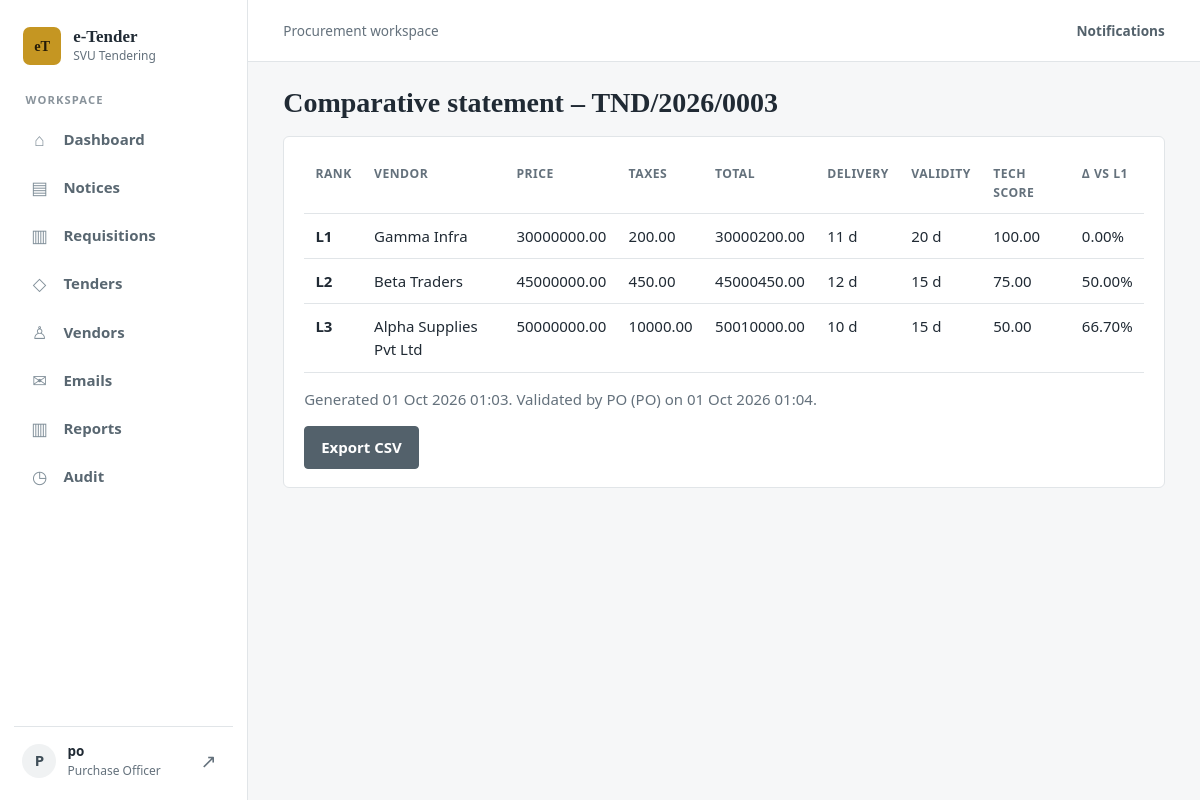
/tenders/3/statement/ (signed in), run on the app's committed database.
### accounts/models.py (models this page shows, shortened)
class User(AbstractUser):
    class Role(models.TextChoices):
        ADMIN = 'ADMIN', 'Admin'
        PO = 'PO', 'Purchase Officer'
        HOD = 'HOD', 'Head of Department'
        TC = 'TC', 'Technical Committee'
        FC = 'FC', 'Finance Committee'
        CFO = 'CFO', 'CFO'
        VENDOR = 'VENDOR', 'Vendor'
    email = models.EmailField(unique=True)
    role = models.CharField(max_length=10, choices=Role.choices, default=Role.VENDOR)
    phone = models.CharField(max_length=30, blank=True)
    email_verified = models.BooleanField(default=False)
    failed_attempts = models.PositiveIntegerField(default=0)
    locked_until = models.DateTimeField(null=True, blank=True)
    INTERNAL_ROLES = ('ADMIN', 'PO', 'HOD', 'TC', 'FC', 'CFO')
    def __str__(self):
        return f'{self.get_full_name() or self.username} ({self.role})'

class Vendor(models.Model):
    class Status(models.TextChoices):
        PENDING = 'PENDING', 'Pending'
        APPROVED = 'APPROVED', 'Approved'
        REJECTED = 'REJECTED', 'Rejected'
        SUSPENDED = 'SUSPENDED', 'Suspended'
        BLACKLISTED = 'BLACKLISTED', 'Blacklisted'
    user = models.OneToOneField(User, on_delete=models.CASCADE, related_name='vendor')
    company_name = models.CharField(max_length=200)
    contact_name = models.CharField(max_length=120)
    phone = models.CharField(max_length=30)
    address = models.TextField()
    tax_id = models.CharField('GST / Tax ID', max_length=40)
    pan = models.CharField('PAN', max_length=20)
    bank_details = models.TextField(blank=True)
    category = models.CharField('Category of supply', max_length=80)
    status = models.CharField(max_length=12, choices=Status.choices, default=Status.PENDING)
    status_reason = models.CharField(max_length=300, blank=True)
    created_at = models.DateTimeField(auto_now_add=True)
    class Meta:
        ordering = ['company_name']
    def __str__(self):
        return self.company_name

### tenders/models.py (models this page shows, shortened)
class Tender(models.Model):
    class Status(models.TextChoices):
        DRAFT = 'DRAFT', 'Draft'
        PUBLISHED = 'PUBLISHED', 'Published'
        BIDDING_OPEN = 'BIDDING_OPEN', 'Bidding open'
        BIDDING_CLOSED = 'BIDDING_CLOSED', 'Bidding closed'
        OPENED = 'OPENED', 'Opened'
        TECHNICAL_REVIEW = 'TECHNICAL_REVIEW', 'Technical review'
        TECHNICAL_APPROVED = 'TECHNICAL_APPROVED', 'Technically approved'
        FINANCE_REVIEW = 'FINANCE_REVIEW', 'Finance review'
        QUOTATION_VALIDATION = 'QUOTATION_VALIDATION', 'Quotation validation'
        CFO_REVIEW = 'CFO_REVIEW', 'CFO review'
        APPROVED = 'APPROVED', 'Approved (award pending)'
        AWARDED = 'AWARDED', 'Awarded'
        CLOSED = 'CLOSED', 'Closed'
        REJECTED = 'REJECTED', 'Rejected'
        SENT_BACK = 'SENT_BACK', 'Sent back'
        CANCELLED = 'CANCELLED', 'Cancelled'
    class Visibility(models.TextChoices):
        OPEN = 'OPEN', 'Open – all approved vendors'
        LIMITED = 'LIMITED', 'Limited – invited vendors only'
    tender_no = models.CharField(max_length=30, blank=True, unique=True)
    notice = models.ForeignKey(Notice, null=True, blank=True, on_delete=models.PROTECT, related_name='tenders')
    title = models.CharField(max_length=250)
    category = models.CharField(max_length=80)
    description = models.TextField('Description / specification')
    quantity = models.DecimalField(max_digits=14, decimal_places=2, default=1)
    unit = models.CharField(max_length=30, default='Nos')
    estimated_value = models.DecimalField(max_digits=16, decimal_places=2)
    currency = models.CharField(max_length=5, default='INR')
    emd_amount = models.DecimalField('EMD / security deposit', max_digits=14, decimal_places=2, default=0)
    eligibility = models.TextField(blank=True)
    terms = models.TextField('Payment & delivery terms / T&C', blank=True)
    evaluation_criteria = models.TextField(blank=True)
    contact_person = models.CharField(max_length=200, blank=True)
    visibility = models.CharField(max_length=8, choices=Visibility.choices, default=Visibility.OPEN)
    bid_start_at = models.DateTimeField()
    bid_end_at = models.DateTimeField()
    opening_at = models.DateTimeField()
    status = models.CharField(max_length=22, choices=Status.choices, default=Status.DRAFT)
    return_stage = models.CharField(max_length=10, blank=True)   # stage that rejected / sent back
    status_reason = models.TextField(blank=True)
    round = models.PositiveIntegerField(default=0)                # increments on each forward
    created_by = models.ForeignKey(User, on_delete=models.PROTECT, related_name='tenders_created')
    opened_by = models.ForeignKey(User, null=True, blank=True, on_delete=models.PROTECT, related_name='+')
    opened_at = models.DateTimeField(null=True, blank=True)
    created_at = models.DateTimeField(auto_now_add=True)
    class Meta:
        ordering = ['-created_at']
    def sync_status(self):
        return self.status

class StatementItem(models.Model):
    statement = models.ForeignKey(ComparativeStatement, on_delete=models.CASCADE, related_name='items')
    bid = models.ForeignKey(Bid, on_delete=models.PROTECT)
    rank = models.PositiveSmallIntegerField()
    price = models.DecimalField(max_digits=16, decimal_places=2)
    taxes = models.DecimalField(max_digits=16, decimal_places=2, default=0)
    delivery_days = models.PositiveIntegerField(default=0)
    validity_days = models.PositiveIntegerField(default=0)
    tech_score = models.DecimalField(max_digits=5, decimal_places=2, null=True, blank=True)
    notes = models.CharField(max_length=300, blank=True)
    class Meta:
        ordering = ['rank']
    @property
    def total(self):
        return self.price + self.taxes
    @property
    def label(self):
        return f'L{self.rank}'
    @property
    def deviation_pct(self):
        l1 = self.statement.items.first()
        if not l1 or not l1.total:
            return 0
        return round((self.total - l1.total) / l1.total * 100, 2)

class Bid(models.Model):
    class Status(models.TextChoices):
        SUBMITTED = 'SUBMITTED', 'Submitted'
        REVISED = 'REVISED', 'Revised'
        WITHDRAWN = 'WITHDRAWN', 'Withdrawn'
        OPENED = 'OPENED', 'Opened'
        TECH_QUALIFIED = 'TECH_QUALIFIED', 'Technically qualified'
        TECH_DISQUALIFIED = 'TECH_DISQUALIFIED', 'Technically disqualified'
        SHORTLISTED = 'SHORTLISTED', 'Shortlisted'
        SELECTED = 'SELECTED', 'Selected'
        NOT_SELECTED = 'NOT_SELECTED', 'Not selected'
    tender = models.ForeignKey(Tender, on_delete=models.CASCADE, related_name='bids')
    vendor = models.ForeignKey(Vendor, on_delete=models.PROTECT, related_name='bids')
    status = models.CharField(max_length=20, choices=Status.choices, default=Status.SUBMITTED)
    current_version = models.PositiveIntegerField(default=0)
    receipt_no = models.CharField(max_length=40, blank=True)
    submitted_at = models.DateTimeField(default=timezone.now)
    class Meta:
        unique_together = ('tender', 'vendor')       # BID-05: one active bid per vendor

class ComparativeStatement(models.Model):
    class Status(models.TextChoices):
        PENDING = 'PENDING', 'Pending validation'
        VALIDATED = 'VALIDATED', 'Validated'
        SUPERSEDED = 'SUPERSEDED', 'Superseded'
    tender = models.ForeignKey(Tender, on_delete=models.CASCADE, related_name='statements')
    generated_at = models.DateTimeField(auto_now_add=True)
    status = models.CharField(max_length=12, choices=Status.choices, default=Status.PENDING)
    fewer_than_three = models.BooleanField(default=False)
    justification = models.TextField(blank=True)
    validated_by = models.ForeignKey(User, null=True, blank=True, on_delete=models.PROTECT)
    validated_at = models.DateTimeField(null=True, blank=True)
    class Meta:
        ordering = ['-generated_at']

### tenders/views.py (the view, shortened to what this page needs)
# urls.py: path('tenders/<int:pk>/statement/', v.statement_view, name='statement'),
@role_required('PO', 'FC', 'CFO', 'ADMIN')
def statement_view(request, pk):
    t = get_tender(request, pk)
    stmt = t.statements.exclude(status='SUPERSEDED').first()
    if not stmt:
        messages.error(request, 'No comparative statement yet.')
        return redirect('tender_detail', pk=pk)
    return render(request, 'tenders/statement.html', {'t': t, 'stmt': stmt})

### templates/tenders/statement.html (shortened to what this page needs)
{% extends 'base.html' %}{% block content %}<h1>Comparative statement – {{ t.tender_no }}</h1>
<div class="card">{% if stmt.fewer_than_three %}<p class="badge warn">Fewer than three qualified bids</p>{% endif %}
<table><tr><th>Rank</th><th>Vendor</th><th>Price</th><th>Taxes</th><th>Total</th><th>Delivery</th><th>Validity</th><th>Tech score</th><th>Δ vs L1</th></tr>
{% for i in stmt.items.all %}<tr><td><b>{{ i.label }}</b></td><td>{{ i.bid.vendor }}</td><td>{{ i.price }}</td><td>{{ i.taxes }}</td><td>{{ i.total }}</td><td>{{ i.delivery_days }} d</td><td>{{ i.validity_days }} d</td><td>{{ i.tech_score|default:"—" }}</td><td>{{ i.deviation_pct }}%</td></tr>{% endfor %}</table>
<p class="mut">Generated {{ stmt.generated_at|date:"d M Y H:i" }}.{% if stmt.validated_at %} Validated by {{ stmt.validated_by }} on {{ stmt.validated_at|date:"d M Y H:i" }}. {{ stmt.justification }}{% endif %}</p>
<a class="btn sec" href="?export=csv">Export CSV</a></div>
{% endblock %}

### templates/base.html (shortened to what this page needs)
<!doctype html>
<html lang="en">
<head>
	{% load static %}<link rel="stylesheet" href="{% static 'css/style.css' %}">
</head>
<body>
{% if user.is_authenticated %}
<div class="app-shell">
	<aside class="sidebar">
		<a class="sidebar-brand" href="/">
			<span class="brand-mark" aria-hidden="true">eT</span>
			<span class="brand-copy"><strong>e-Tender</strong><small>{{ ORG_NAME }}</small></span>
		</a>
		<p class="sidebar-section-label">Workspace</p>
		<nav class="side-nav" aria-label="Main navigation">
			<a class="side-link{% if request.resolver_match.url_name == 'dashboard' %} active{% endif %}" href="{% url 'dashboard' %}"><span class="nav-icon" aria-hidden="true">⌂</span>Dashboard</a>
			<a class="side-link{% if request.resolver_match.url_name == 'notice_list' %} active{% endif %}" href="{% url 'notice_list' %}"><span class="nav-icon" aria-hidden="true">▤</span>Notices</a>
			{% if user.role == 'HOD' or user.role == 'PO' or user.role == 'ADMIN' %}<a class="side-link" href="{% url 'requisition_list' %}"><span class="nav-icon" aria-hidden="true">▥</span>Requisitions</a>{% endif %}
			<a class="side-link" href="{% url 'tender_list' %}"><span class="nav-icon" aria-hidden="true">◇</span>Tenders</a>
			{% if user.role == 'PO' or user.role == 'ADMIN' %}
			<a class="side-link{% if request.resolver_match.url_name == 'vendor_list' %} active{% endif %}" href="{% url 'vendor_list' %}"><span class="nav-icon" aria-hidden="true">♙</span>Vendors</a>
			<a class="side-link{% if request.resolver_match.url_name == 'email_log' %} active{% endif %}" href="{% url 'email_log' %}"><span class="nav-icon" aria-hidden="true">✉</span>Emails</a>
			{% endif %}
			{% if user.role == 'PO' or user.role == 'ADMIN' or user.role == 'CFO' %}
			<a class="side-link{% if request.resolver_match.url_name == 'reports' %} active{% endif %}" href="{% url 'reports' %}"><span class="nav-icon" aria-hidden="true">▥</span>Reports</a>
			{% endif %}
			{% if user.role != 'VENDOR' %}
			<a class="side-link{% if request.resolver_match.url_name == 'audit' %} active{% endif %}" href="{% url 'audit' %}"><span class="nav-icon" aria-hidden="true">◷</span>Audit</a>
			{% endif %}
		</nav>
		<div class="sidebar-spacer"></div>
		<div class="sidebar-user">
			<span class="user-avatar" aria-hidden="true">{{ user.username|slice:":1"|upper }}</span>
			<span class="user-copy"><strong>{{ user.username }}</strong><small>{{ user.get_role_display }}</small></span>
			<a class="signout-link" href="{% url 'logout' %}" aria-label="Sign out">↗</a>
		</div>
	</aside>
	<div class="app-main">
		<header class="topbar">
			<span class="topbar-context">Procurement workspace</span>
			<div class="topbar-actions">
				<a class="notifications-link" href="{% url 'notifications' %}">Notifications{% if unread_count %}<span class="notification-count">{{ unread_count }}</span>{% endif %}</a>
			</div>
		</header>
{% endif %}
<main>
	{% block content %}{% endblock %}
</main>
{% if user.is_authenticated %}</div></div>{% endif %}
</body>
</html>

### data on the page
User: username "P", username "po", role "Purchase Officer"
Tender: tender_no "TND/2026/0003"
StatementItem: label "L1", bid.vendor "Gamma Infra", price "30000000.00", taxes "200.00", total "30000200.00", delivery_days "11", validity_days "20", tech_score "100.00", deviation_pct "0.00"
StatementItem: label "L2", bid.vendor "Beta Traders", price "45000000.00", taxes "450.00", total "45000450.00", delivery_days "12", validity_days "15", tech_score "75.00", deviation_pct "50.00"
StatementItem: label "L3", bid.vendor "Alpha Supplies Pvt Ltd", price "50000000.00", taxes "10000.00", total "50010000.00", delivery_days "10", validity_days "15", tech_score "50.00", deviation_pct "66.70"
ComparativeStatement: generated_at "01 Oct 2026 01:03", validated_by "PO (PO)", validated_at "01 Oct 2026 01:04"

### other printed values
{{ ORG_NAME }} "SVU Tendering"
